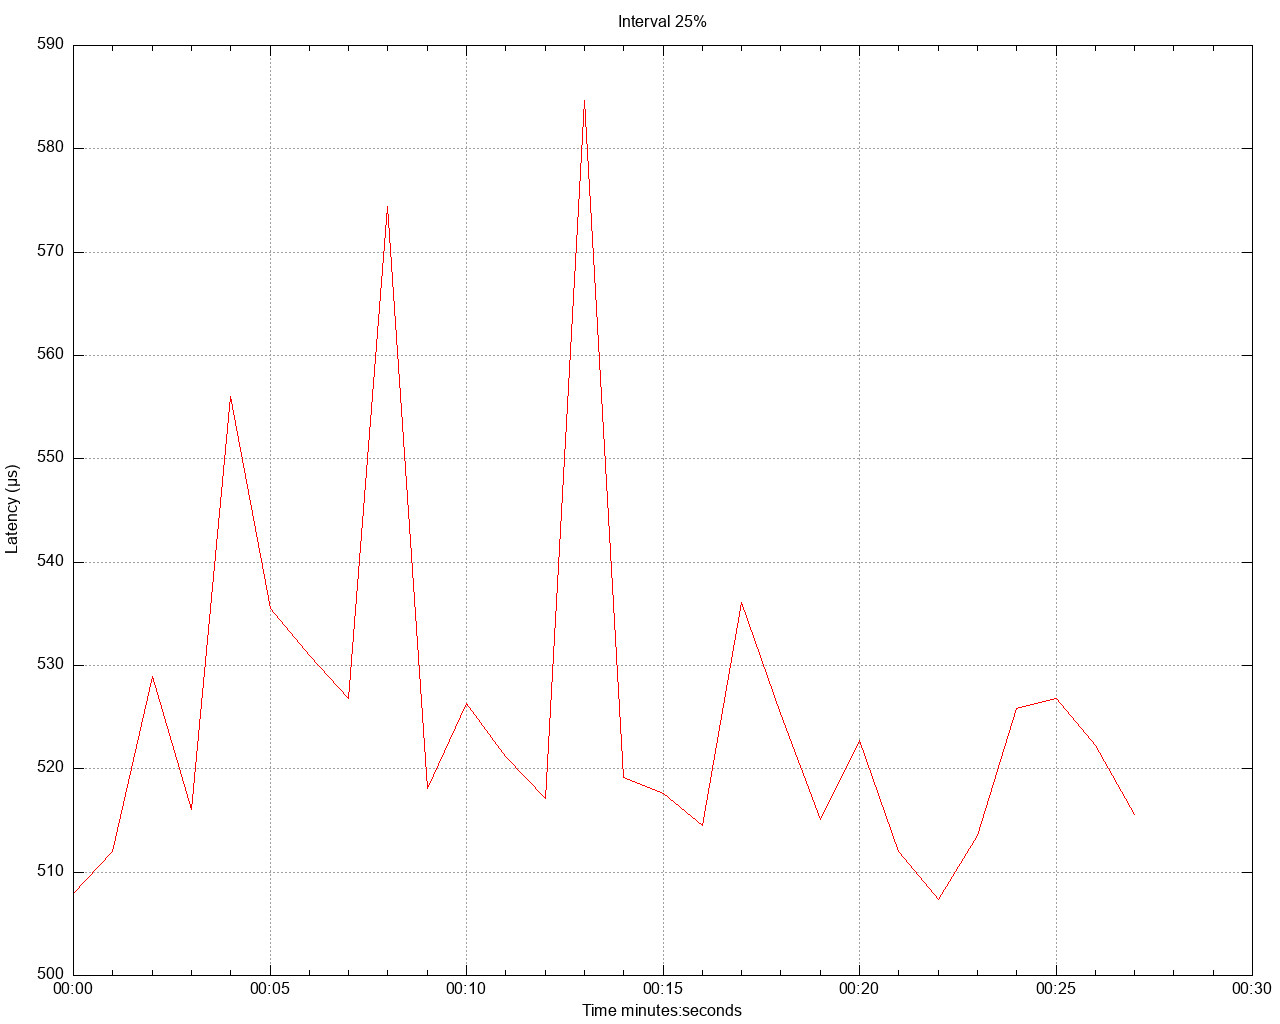

The script that saved this image:
set title 'Interval 25%' noenhanced
set style data lines
set datafile separator ","
set terminal png size 1280,1024
set grid
set key below
set xdata time
set timefmt "%s"
offset = 0
t0(x)=(offset=($0==0) ? x : offset, x - offset)
set xlabel 'Time minutes:seconds'
set ylabel 'Latency (μs)'
set output '/Users/gbarnett/git/hazelcast-simulator/atomiclong-3node-member/atomicreference/latency/latency_interval_25_oneKbWrite.png'
plot \
   '/Users/gbarnett/git/hazelcast-simulator/atomiclong-3node-member/atomicreference/data/latency_interval_25_oneKbWrite_1.data' using (t0(timecolumn(1))):2 title "" lt rgb "red", \
